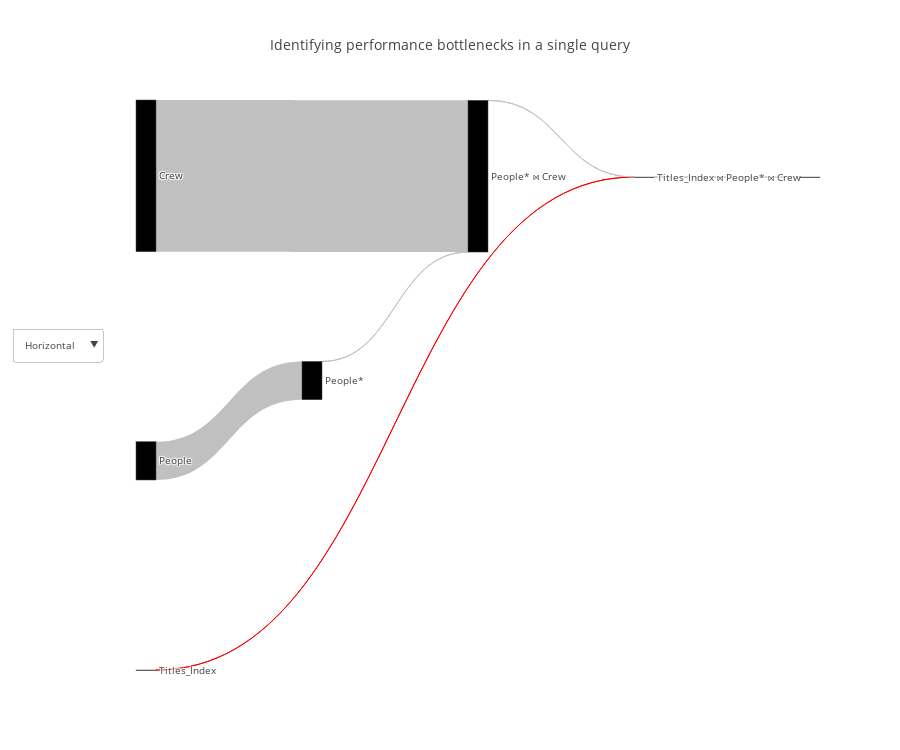

Notebook source saved alongside this figure:
### Code cell
cardinality_df = query_renderer.get_cardinality_df(query, con_str=con_str)
query_renderer.vizualize(cardinality_df, title="Identifying performance bottlenecks in a single query", metrics=["actual_rows"], open_=False)

### Figure 1 — Plotly figure (JSON) as saved in the notebook; plotly's stock layout.template omitted (floating-point values rounded to 4 significant figures)
{"data": [{"link": {"color": ["red", "silver", "silver", "silver", "silver", "silver"], "label": ["", "", "Filter condition: (people.name = ANY ('{\"Owen Wilson\",\"Adam Sandler\",\"Jason Segel\"}'::text[]))", "", "Hash Cond ('Inner', '(crew.person_id = people.person_id)')", ""], "source": [0, 1, 2, 3, 4, 5], "target": [5, 2, 4, 4, 5, 6], "value": [1, 3446261, 3, 13651901, 565, 186]}, "node": {"color": [null, null, null, null, null, null], "label": ["Titles_Index", "People", "People*", "Crew", "People* ⋈ Crew", "Titles_Index ⋈ People* ⋈ Crew"], "pad": 200}, "orientation": "h", "type": "sankey", "valueformat": ",", "valuesuffix": [" Rows", " Rows", " Rows", " Rows", " Rows", " Rows"]}], "layout": {"font": {"size": 10}, "height": 750, "title": "Identifying performance bottlenecks in a single query", "updatemenus": [{"buttons": [{"args": ["orientation", "h"], "label": "Horizontal", "method": "restyle"}, {"args": ["orientation", "v"], "label": "Vertical", "method": "restyle"}], "y": 0.6}]}}
